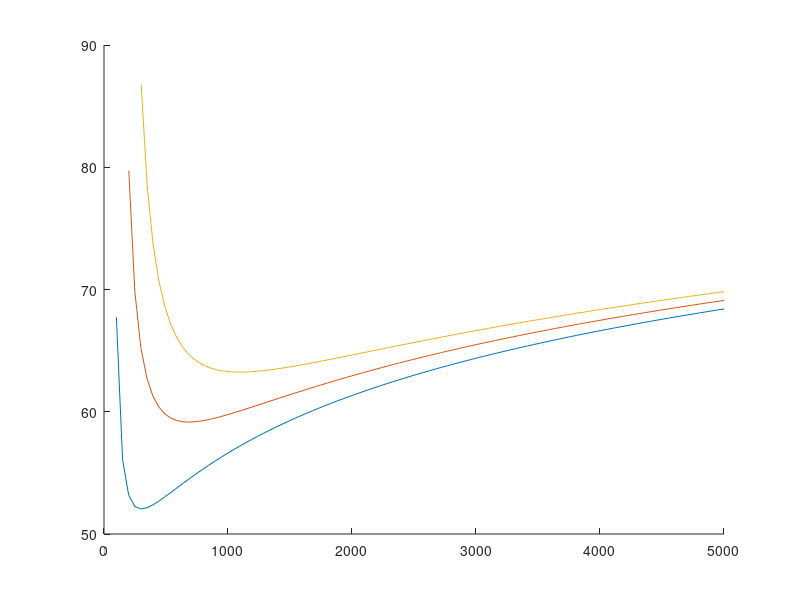

Here is the MATLAB script that generated this plot:
%% Overlap and save or overlap and add

M = 50:50:150;

C = @(N, M) 3*2*N.*(log2(N)-1)./(N-M);

figure, hold on
for k = 1:length(M)
    N = linspace(M(k)*2, 5e3);
    plot(N, C(N, M(k)))
end
